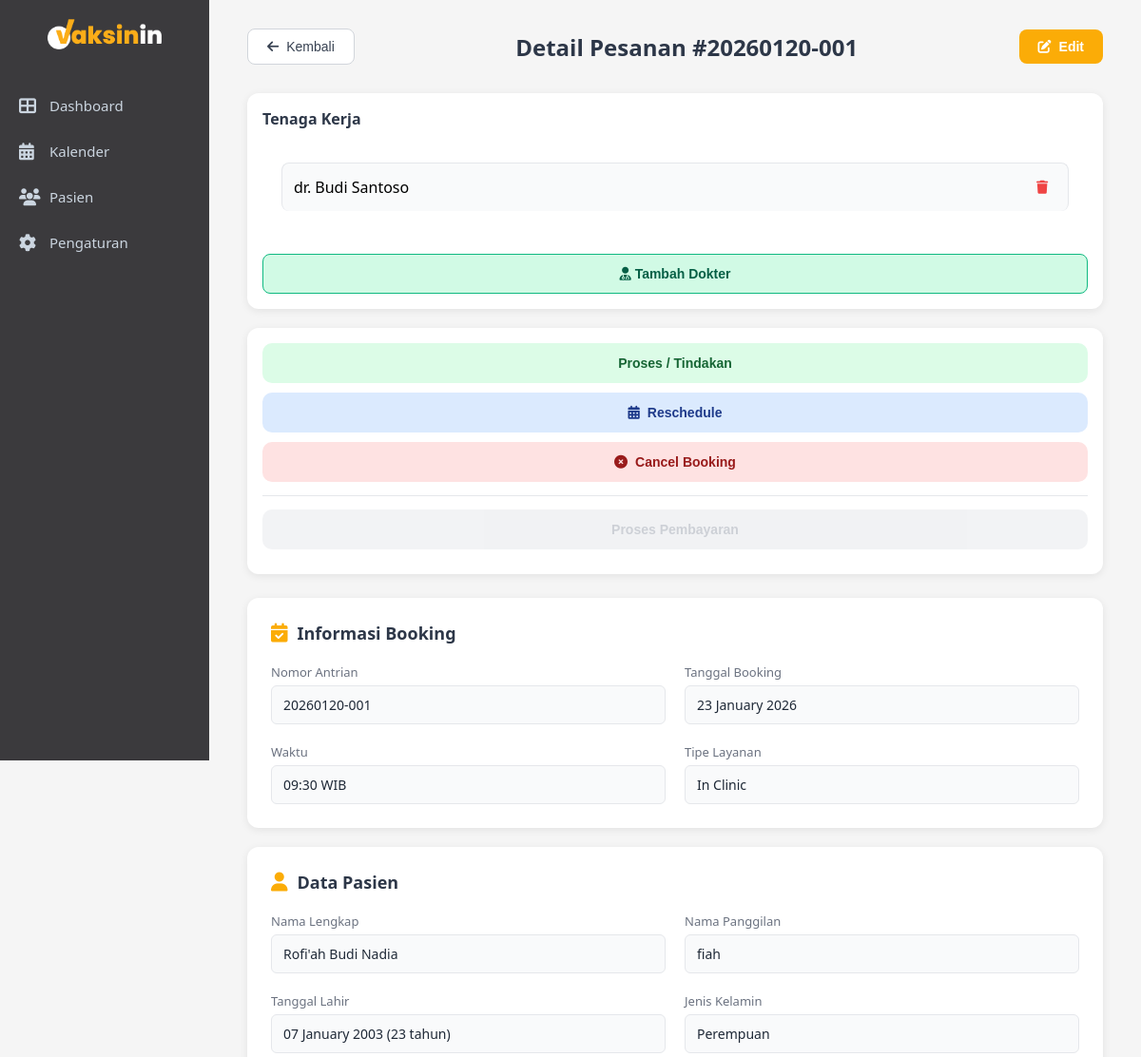
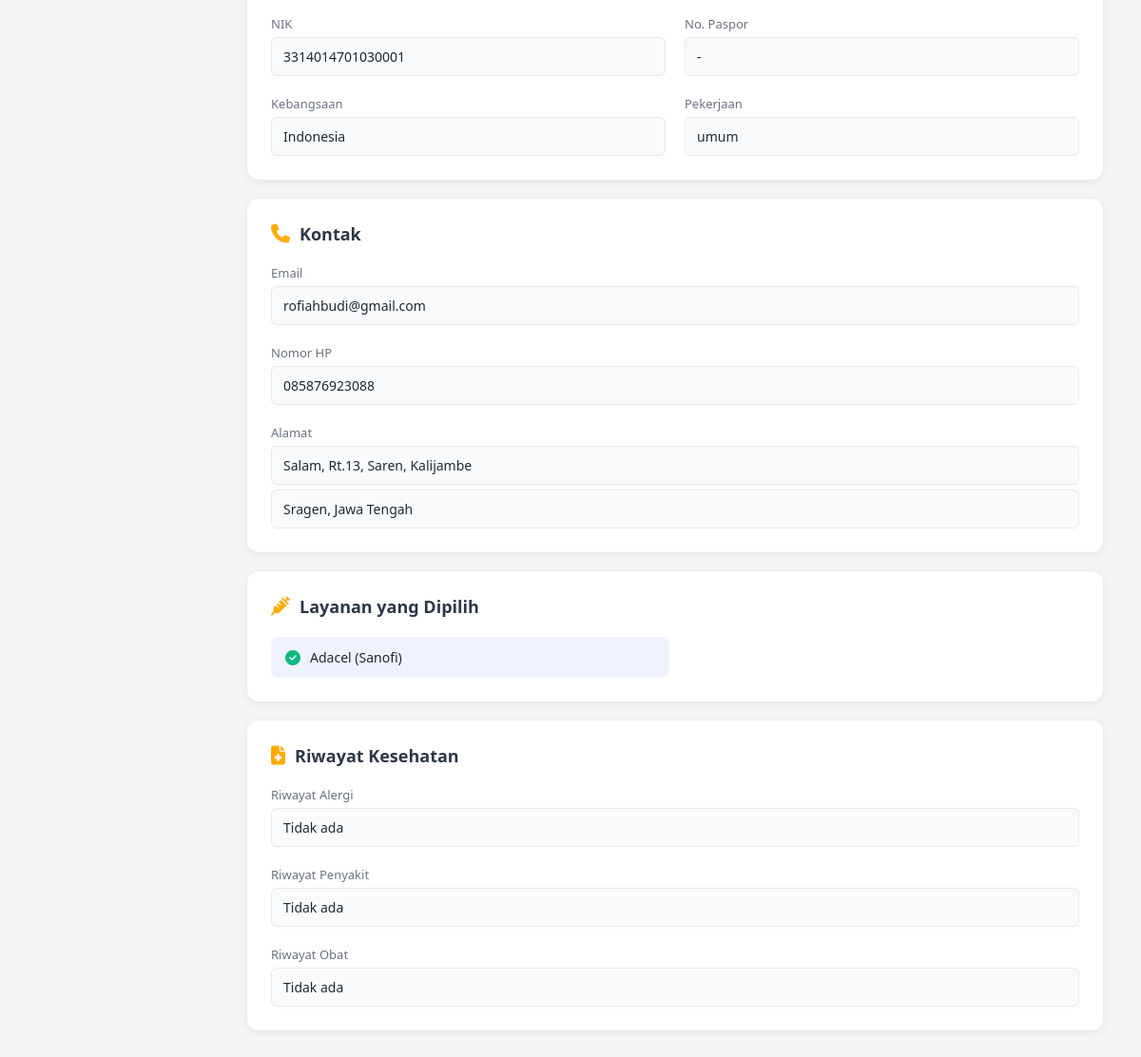
The app's page /admin/booking_detail.php?id=78, older data (2 pictures, top to bottom).
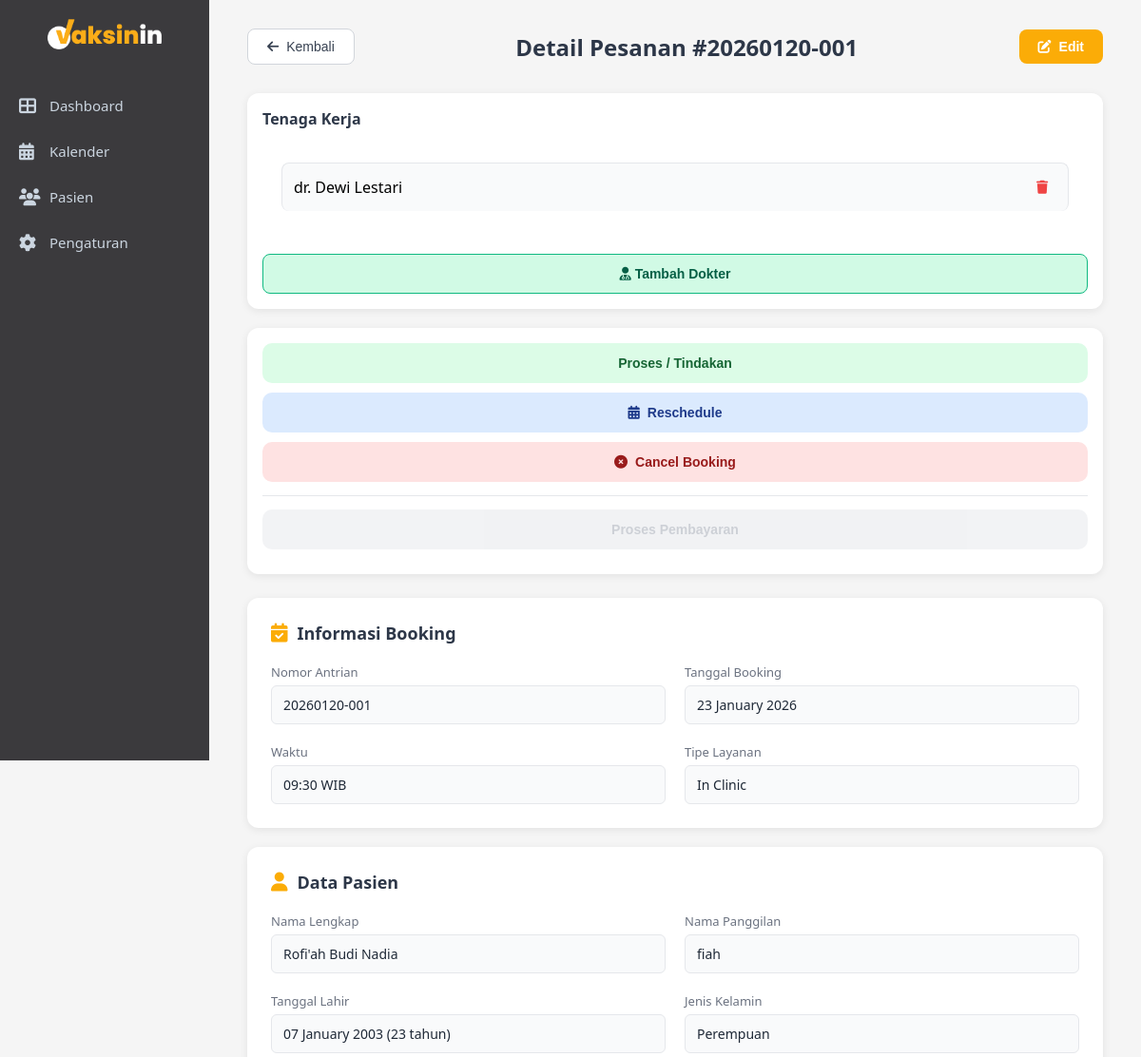
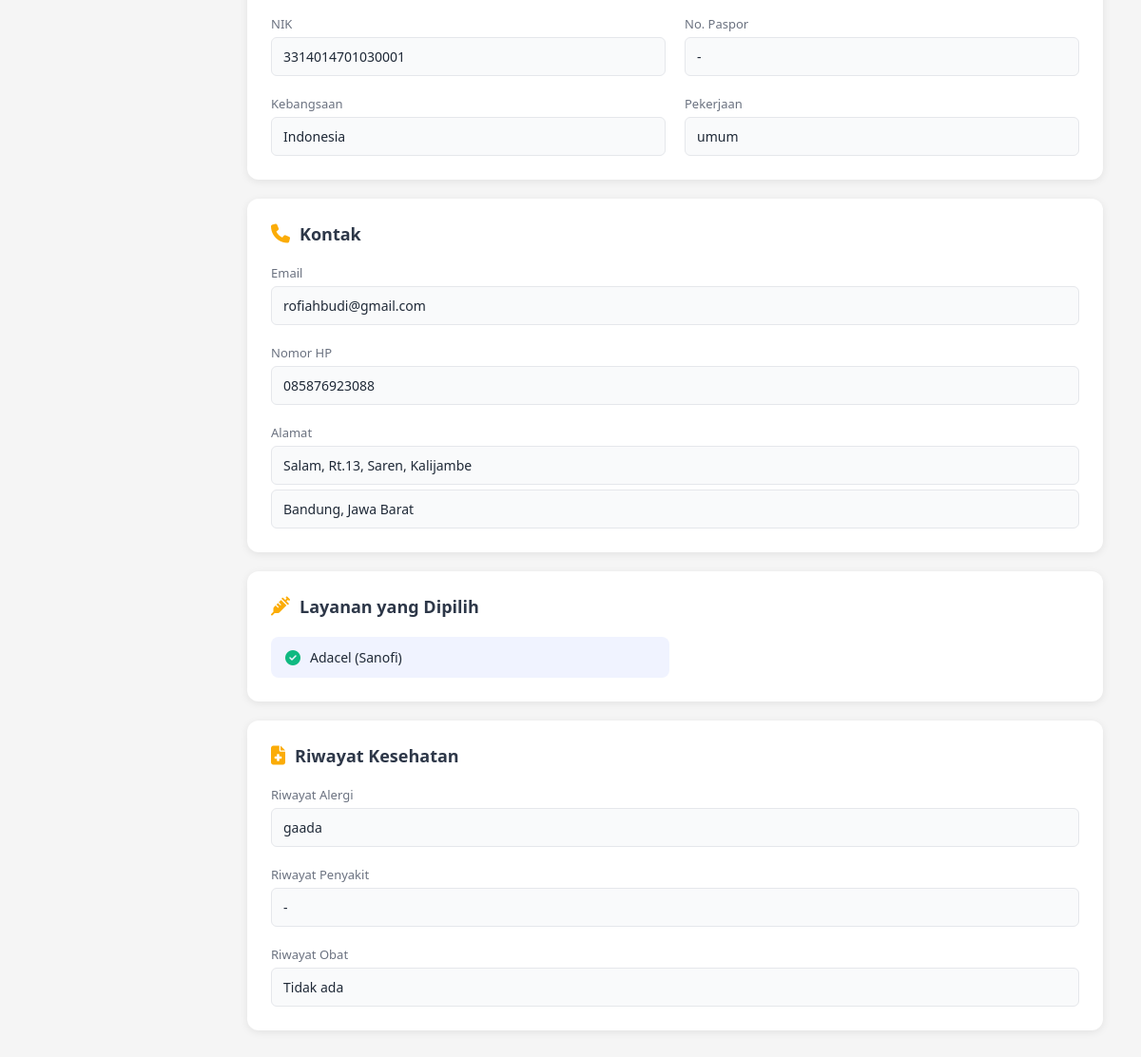
The same page, newer data (2 pictures, top to bottom).
### tables this page shows
CREATE TABLE `bookings` (
  `id` int(11) NOT NULL,
  `patient_id` int(11) NOT NULL,
  `service_type` enum('Home Service','In Clinic') NOT NULL,
  `nomor_antrian` varchar(20) NOT NULL,
  `tanggal_booking` date NOT NULL,
  `waktu_booking` time NOT NULL,
  `status` enum('pending','confirmed','completed','cancelled') DEFAULT 'pending',
  `catatan` text DEFAULT NULL,
  `created_at` datetime NOT NULL,
  `updated_at` datetime DEFAULT current_timestamp() ON UPDATE current_timestamp(),
  `doctor_id` int(11) DEFAULT NULL,
  `payment_status` enum('unpaid','paid') DEFAULT 'unpaid',
  `tindakan_selesai` tinyint(1) DEFAULT 0
);

CREATE TABLE `patients` (
  `id` int(11) NOT NULL,
  `no_rekam_medis` varchar(20) NOT NULL,
  `nama_lengkap` varchar(100) NOT NULL,
  `nama_panggilan` varchar(50) DEFAULT NULL,
  `tanggal_lahir` date NOT NULL,
  `usia` int(11) DEFAULT NULL,
  `kategori_usia` enum('Anak','Dewasa') NOT NULL,
  `jenis_kelamin` enum('L','P') NOT NULL,
  `nik` varchar(16) DEFAULT NULL,
  `paspor` varchar(20) DEFAULT NULL,
  `kebangsaan` varchar(50) DEFAULT 'Indonesia',
  `pekerjaan` varchar(100) DEFAULT NULL,
  `nama_wali` varchar(100) DEFAULT NULL,
  `riwayat_alergi` text DEFAULT NULL,
  `riwayat_penyakit` text DEFAULT NULL,
  `riwayat_obat` text DEFAULT NULL,
  `pelayanan` varchar(50) NOT NULL,
  `created_at` timestamp NOT NULL DEFAULT current_timestamp(),
  `updated_at` timestamp NOT NULL DEFAULT current_timestamp() ON UPDATE current_timestamp()
);

CREATE TABLE `patient_emails` (
  `id` int(11) NOT NULL,
  `patient_id` int(11) NOT NULL,
  `email` varchar(100) NOT NULL,
  `is_primary` tinyint(1) DEFAULT 0
);

CREATE TABLE `patient_phones` (
  `id` int(11) NOT NULL,
  `patient_id` int(11) NOT NULL,
  `phone` varchar(20) NOT NULL,
  `is_primary` tinyint(1) DEFAULT 0
);

CREATE TABLE `patient_addresses` (
  `id` int(11) NOT NULL,
  `patient_id` int(11) NOT NULL,
  `alamat` text NOT NULL,
  `provinsi` varchar(100) DEFAULT NULL,
  `kota` varchar(100) DEFAULT NULL,
  `is_primary` tinyint(1) DEFAULT 0
);

CREATE TABLE `booking_services` (
  `id` int(11) NOT NULL,
  `booking_id` int(11) NOT NULL,
  `nama_layanan` varchar(100) NOT NULL,
  `created_at` datetime DEFAULT current_timestamp(),
  `service_id` int(11) DEFAULT NULL,
  `harga` int(11) DEFAULT 0,
  `diskon` int(11) DEFAULT 0,
  `diskon_tipe` enum('persen','nilai') DEFAULT 'nilai',
  `total` int(11) DEFAULT 0
);

CREATE TABLE `staff` (
  `id` int(11) NOT NULL,
  `nama_lengkap` varchar(150) NOT NULL,
  `gelar` varchar(50) DEFAULT NULL,
  `role` enum('dokter','perawat','admin') NOT NULL,
  `created_at` timestamp NOT NULL DEFAULT current_timestamp()
);

### admin/booking_detail.php (the view, shortened to what the rows shown need)
<?php
include "../config.php";
$booking_id = isset($_GET['id']) ? intval($_GET['id']) : 0;
$sql = "SELECT b.*, p.*,
               b.payment_status,
               b.tindakan_selesai
        FROM bookings b
        JOIN patients p ON b.patient_id = p.id
        WHERE b.id = ?";
$stmt = $conn->prepare($sql);
$stmt->bind_param('i', $booking_id);
$stmt->execute();
$result = $stmt->get_result();
$booking = $result->fetch_assoc();
$sql_staff = "
    SELECT s.id, s.nama_lengkap, s.gelar, s.role
    FROM booking_staff bs
    JOIN staff s ON bs.staff_id = s.id
    WHERE bs.booking_id = ?
";
$stmt_staff = $conn->prepare($sql_staff);
$stmt_staff->bind_param("i", $booking_id);
$stmt_staff->execute();
$staffs = $stmt_staff->get_result();
$sql_emails = "SELECT email FROM patient_emails WHERE patient_id = ? ORDER BY is_primary DESC";
$stmt_e = $conn->prepare($sql_emails);
$stmt_e->bind_param('i', $booking['patient_id']);
$stmt_e->execute();
$emails = $stmt_e->get_result();
$sql_phones = "SELECT phone FROM patient_phones WHERE patient_id = ? ORDER BY is_primary DESC";
$stmt_p = $conn->prepare($sql_phones);
$stmt_p->bind_param('i', $booking['patient_id']);
$stmt_p->execute();
$phones = $stmt_p->get_result();
$sql_addr = "SELECT * FROM patient_addresses WHERE patient_id = ? AND is_primary = 1 LIMIT 1";
$stmt_a = $conn->prepare($sql_addr);
$stmt_a->bind_param('i', $booking['patient_id']);
$stmt_a->execute();
$address = $stmt_a->get_result()->fetch_assoc();
$sql_services = "SELECT nama_layanan FROM booking_services WHERE booking_id = ?";
$stmt_s = $conn->prepare($sql_services);
$stmt_s->bind_param('i', $booking_id);
$stmt_s->execute();
$services = $stmt_s->get_result();
?>
<!DOCTYPE html>
<html lang="id">
<head>
    <link rel="stylesheet" href="css/admin.css">
    <link rel="stylesheet" href="css/detail.css">
    <link rel="stylesheet" href="css/reschedule.css">
    <link rel="stylesheet" href="https://cdnjs.cloudflare.com/ajax/libs/font-awesome/6.4.0/css/all.min.css">
</head>
<body>
    <div class="main-content">
        <div class="detail-header">
            <button onclick="window.location.href='dashboard.php'" class="btn-back">
                <i class="fas fa-arrow-left"></i> Kembali
            </button>
            <h1>Detail Pesanan #<?php echo $booking['nomor_antrian']; ?></h1>
            <?php if ($booking['status'] == 'completed' || $booking['status'] == 'cancelled' || $booking['payment_status'] == 'paid'): ?>
                <button class="btn-edit disabled"
                        disabled
                        title="Data sudah selesai, tidak bisa diedit">
                    <i class="fas fa-edit"></i> Edit
                </button>
            <?php else: ?>
                <button class="btn-edit" onclick="editBooking(<?php echo $booking_id; ?>)">
                    <i class="fas fa-edit"></i> Edit
                </button>
            <?php endif; ?>
        </div>
        <div class="detail-layout">
            <div class="detail-container">
                <div class="detail-section">
                    <h2><i class="fas fa-calendar-check"></i> Informasi Booking</h2>
                    <div class="detail-grid">
                        <div class="detail-item">
                            <label>Nomor Antrian</label>
                            <p><?php echo htmlspecialchars($booking['nomor_antrian']); ?></p>
                        </div>
                        <div class="detail-item">
                            <label>Tanggal Booking</label>
                            <p><?php echo date('d F Y', strtotime($booking['tanggal_booking'])); ?></p>
                        </div>
                        <div class="detail-item">
                            <label>Waktu</label>
                            <p><?php echo substr($booking['waktu_booking'], 0, 5); ?> WIB</p>
                        </div>
                        <div class="detail-item">
                            <label>Tipe Layanan</label>
                            <p><?php echo htmlspecialchars($booking['service_type']); ?></p>
                        </div>
                    </div>
                </div>
                <div class="detail-section">
                    <h2><i class="fas fa-user"></i> Data Pasien</h2>
                    <div class="detail-grid">
                        <div class="detail-item">
                            <label>Nama Lengkap</label>
                            <p><?php echo htmlspecialchars($booking['nama_lengkap']); ?></p>
                        </div>
                        <div class="detail-item">
                            <label>Nama Panggilan</label>
                            <p><?php echo htmlspecialchars($booking['nama_panggilan'] ?: '-'); ?></p>
                        </div>
                        <div class="detail-item">
                            <label>Tanggal Lahir</label>
                            <p><?php echo date('d F Y', strtotime($booking['tanggal_lahir'])); ?> (<?php echo $booking['usia']; ?> tahun)</p>
                        </div>
                        <div class="detail-item">
                            <label>NIK</label>
                            <p><?php echo htmlspecialchars($booking['nik'] ?: '-'); ?></p>
                        </div>
                        <div class="detail-item">
                            <label>No. Paspor</label>
                            <p><?php echo htmlspecialchars($booking['paspor'] ?: '-'); ?></p>
                        </div>
                        <div class="detail-item">
                            <label>Kebangsaan</label>
                            <p><?php echo htmlspecialchars($booking['kebangsaan']); ?></p>
                        </div>
                        <div class="detail-item">
                            <label>Pekerjaan</label>
                            <p><?php echo htmlspecialchars($booking['pekerjaan'] ?: '-'); ?></p>
                        </div>
                    </div>
                </div>
                <div class="detail-section">
                    <h2><i class="fas fa-phone"></i> Kontak</h2>
                    <div class="detail-grid">
                        <div class="detail-item full-width">
                            <label>Email</label>
                            <?php while ($e = $emails->fetch_assoc()): ?>
                                <p><?php echo htmlspecialchars($e['email']); ?></p>
                            <?php endwhile; ?>
                        </div>
                        <div class="detail-item full-width">
                            <label>Nomor HP</label>
                            <?php while ($ph = $phones->fetch_assoc()): ?>
                                <p><?php echo htmlspecialchars($ph['phone']); ?></p>
                            <?php endwhile; ?>
                        </div>
                        <?php if ($address): ?>
                        <div class="detail-item full-width">
                            <label>Alamat</label>
                            <p><?php echo htmlspecialchars($address['alamat']); ?></p>
                            <p><?php echo htmlspecialchars($address['kota']) . ', ' . htmlspecialchars($address['provinsi']); ?></p>
                        </div>
                        <?php endif; ?>
                    </div>
                </div>
                <div class="detail-section">
                    <h2><i class="fas fa-syringe"></i> Layanan yang Dipilih</h2>
                    <div class="services-grid">
                        <?php while ($srv = $services->fetch_assoc()): ?>
                            <div class="service-item">
                                <i class="fas fa-check-circle"></i>
                                <?php echo htmlspecialchars($srv['nama_layanan']); ?>
                            </div>
                        <?php endwhile; ?>
                    </div>
                </div>
                <div class="detail-section">
                    <h2><i class="fas fa-file-medical"></i> Riwayat Kesehatan</h2>
                    <div class="detail-grid">
                        <div class="detail-item full-width">
                            <label>Riwayat Alergi</label>
                            <p><?php echo htmlspecialchars($booking['riwayat_alergi'] ?: 'Tidak ada'); ?></p>
                        </div>
                        <div class="detail-item full-width">
                            <label>Riwayat Penyakit</label>
                            <p><?php echo htmlspecialchars($booking['riwayat_penyakit'] ?: 'Tidak ada'); ?></p>
                        </div>
                        <div class="detail-item full-width">
                            <label>Riwayat Obat</label>
                            <p><?php echo htmlspecialchars($booking['riwayat_obat'] ?: 'Tidak ada'); ?></p>
                        </div>
                    </div>
                </div>
            </div>
            <div class="detail-right">
                <div class="side-card">
                    <div class="side-body">
                        <?php if($staffs->num_rows > 0): ?>
                            <?php while($s = $staffs->fetch_assoc()): ?>
                                <div class="staff-item" id="staff-<?= $s['id'] ?>">
                                    <span><?= htmlspecialchars($s['gelar'].' '.$s['nama_lengkap']); ?></span>
                                    <?php if (
                                        $booking['payment_status'] == 'unpaid' &&
                                        !in_array($booking['status'], ['cancelled', 'completed'])
                                    ): ?>
                                        <button class="btn-delete-staff"
                                                onclick="removeStaff(<?= $booking_id ?>, <?= $s['id'] ?>)"
                                                title="Hapus">
                                            <i class="fas fa-trash"></i>
                                        </button>
                                    <?php endif; ?>
                                </div>
                            <?php endwhile; ?>
                        <?php else: ?>
                            <span class="empty-text">Belum ada staff</span>
                        <?php endif; ?>
                    </div>
                </div>
            </div>
        </div>
    </div>
</body>
</html>

Row changes from the older to the newer data that the page shows:
no longer on this page (row unchanged): staff: gelar+nama_lengkap "dr. Budi Santoso"
changed bookings "In Clinic": patient.riwayat_alergi "Tidak ada" → "gaada"; patient.riwayat_penyakit "Tidak ada" → "-"
changed patient_addresses "Salam, Rt.13, Saren, Kalijambe": kota "Sragen" → "Bandung"; provinsi "Jawa Tengah" → "Jawa Barat"
now on this page (row unchanged): staff: gelar+nama_lengkap "dr. Dewi Lestari"
